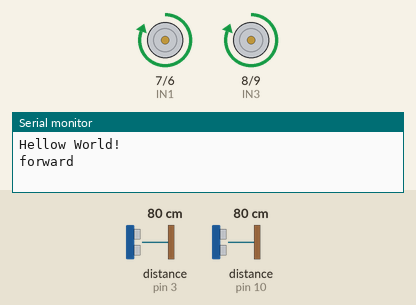
The sketch below on a simulated Arduino Uno, built with avr-gcc and run on an emulated ATmega328P. Shown: motor-driver pin pairs drawn as motors (green arrow = first pin HIGH = forward, orange = second pin HIGH = backward, longer = more drive), the last lines printed to the serial monitor. Inputs (shaded band) come from the test bench; at power-on: distance to the obstacle (sensors on pin 3, pin 10) 80 cm. The echo pulse lasts 58.3 µs per cm.

Above: at 2.5 s.
At 7.5 s:
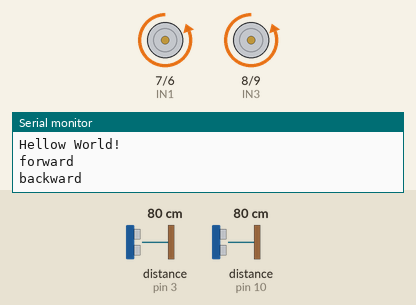
At 12.5 s:
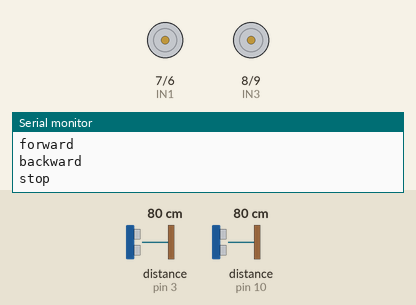
At 22.5 s:
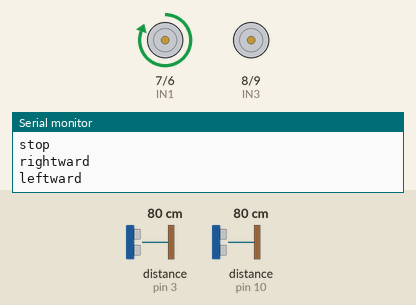
Timing chart, 0 to 32.6 s (numbered marks = the images above):
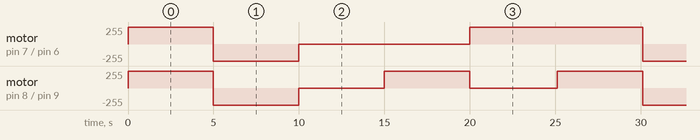

The sketch:

arduino_testing.ino
```cpp
/*Motor*/
/*L9110 connection
B-IA: Motor B Input A -> pin 9
B-2A: Motor B Input B -> pin 8

VCC: supply voltage -> (+)
GND: ground         -> GND (-)

A-IA: Motor A Input A -> pin 7
A-IB: Motor B Input A -> pin 6
*/

/*
수정한 부분
-sonar 핀 미선언
-거리 계산용 변수 전역변수로 전환
-snoar low>high>low 로 해야 오류
-distance를 main loop에서 계산
*/

const int IN1 = 7;
const int IN2 = 6;
const int IN3 = 8;
const int IN4 = 9;

const int sonar_Trig_right = 4;
const int sonar_echo_right = 3;
const int sonar_Trig_left = 11;
const int sonar_echo_left = 10;

/* 세번째 sonar 센서: 아직 설치 안함, 연결 핀 결정 안함
const int sonar_Trig_front = ??;
const int sonar_echo_front = ??;
 */


long duration_right = 0, right_distance = 0;
long duration_front = 0, front_distance = 0;
long duration_left = 0, left_distance = 0;


void setup(){
  Serial.begin(9600);
    while (!Serial){
              ;
              }
  Serial.println("Hellow World!");
  //모터 선언
  pinMode(IN1, OUTPUT);
  pinMode(IN2, OUTPUT);
  pinMode(IN3, OUTPUT);
  pinMode(IN4, OUTPUT);
  //초음파센서 선언
  pinMode(sonar_Trig_right,OUTPUT);
  pinMode(sonar_echo_right,INPUT);
  pinMode(sonar_Trig_left,OUTPUT);
  pinMode(sonar_echo_left,INPUT);
}

void forward(){ //직진
  digitalWrite(IN1 ,HIGH);
  digitalWrite(IN2 ,LOW);
  digitalWrite(IN3 ,HIGH);
  digitalWrite(IN4 ,LOW);
}

void backward(){  //후진
  digitalWrite(IN1, LOW);
  digitalWrite(IN2, HIGH);
  digitalWrite(IN3, LOW);
  digitalWrite(IN4, HIGH);
}

void dontMove(){ //정지, stop() 함수는 이미 존재해서 dontMove로 설정
  digitalWrite(IN1 ,LOW);
  digitalWrite(IN2 ,LOW);
  digitalWrite(IN3 ,LOW);
  digitalWrite(IN4 ,LOW);
}


void rightward(){ //좌회전
  digitalWrite(IN1 ,LOW);
  digitalWrite(IN2 ,LOW);
  digitalWrite(IN3 ,HIGH);
  digitalWrite(IN4 ,LOW);
}

void leftward(){ //우회전
  digitalWrite(IN1 ,HIGH);
  digitalWrite(IN2 ,LOW);
  digitalWrite(IN3 ,LOW);
  digitalWrite(IN4 ,LOW);
}

long DistanceMeasure_right(){
  digitalWrite(sonar_Trig_right, LOW);
  delayMicroseconds(2);
  digitalWrite(sonar_Trig_right, HIGH);
  delayMicroseconds(10);
  digitalWrite(sonar_Trig_right, LOW);
  duration_right = pulseIn(sonar_echo_right, HIGH);
  right_distance = duration_right * 340/1000/2;   // 단위 mm

}

long DistanceMeasure_left(){
  digitalWrite(sonar_Trig_left, LOW);
  delayMicroseconds(2);
  digitalWrite(sonar_Trig_left, HIGH);
  delayMicroseconds(10);
  digitalWrite(sonar_Trig_left, LOW);
  duration_left = pulseIn(sonar_echo_left, HIGH);
  left_distance = duration_left * 340/1000/2;   // 단위 mm

}

void loop() {
  Serial.print("forward\n");
  forward();
  delay(5000);   //delay for 5 seconds
  Serial.print("backward\n");
  backward();
  delay(5000);
  Serial.print("stop\n");
  dontMove();
  delay(5000);
  Serial.print("rightward\n");
  rightward();
  delay(5000);
  Serial.print("leftward\n");
  leftward();
  delay(5000);

  DistanceMeasure_right();
  DistanceMeasure_left();
  Serial.print("right distance : ");
  Serial.print(right_distance);

  Serial.print("\n"); //줄바꿈

  Serial.print("left distance : ");
  Serial.print(left_distance);

  Serial.println("mm");
  delay(100);

}
```

Measured:
- by itself, motor on pin 7 (IN1) / pin 6 (IN2): repeats every 25.1 s: backward 255/255 5.0 s, stopped 10.0 s, forward 255/255 10.1 s
- by itself, motor on pin 8 (IN3) / pin 9 (IN4): repeats every 25.1 s: backward 255/255 5.0 s, stopped 5.0 s, forward 255/255 5.0 s, stopped 5.1 s, forward 255/255 5.0 s
